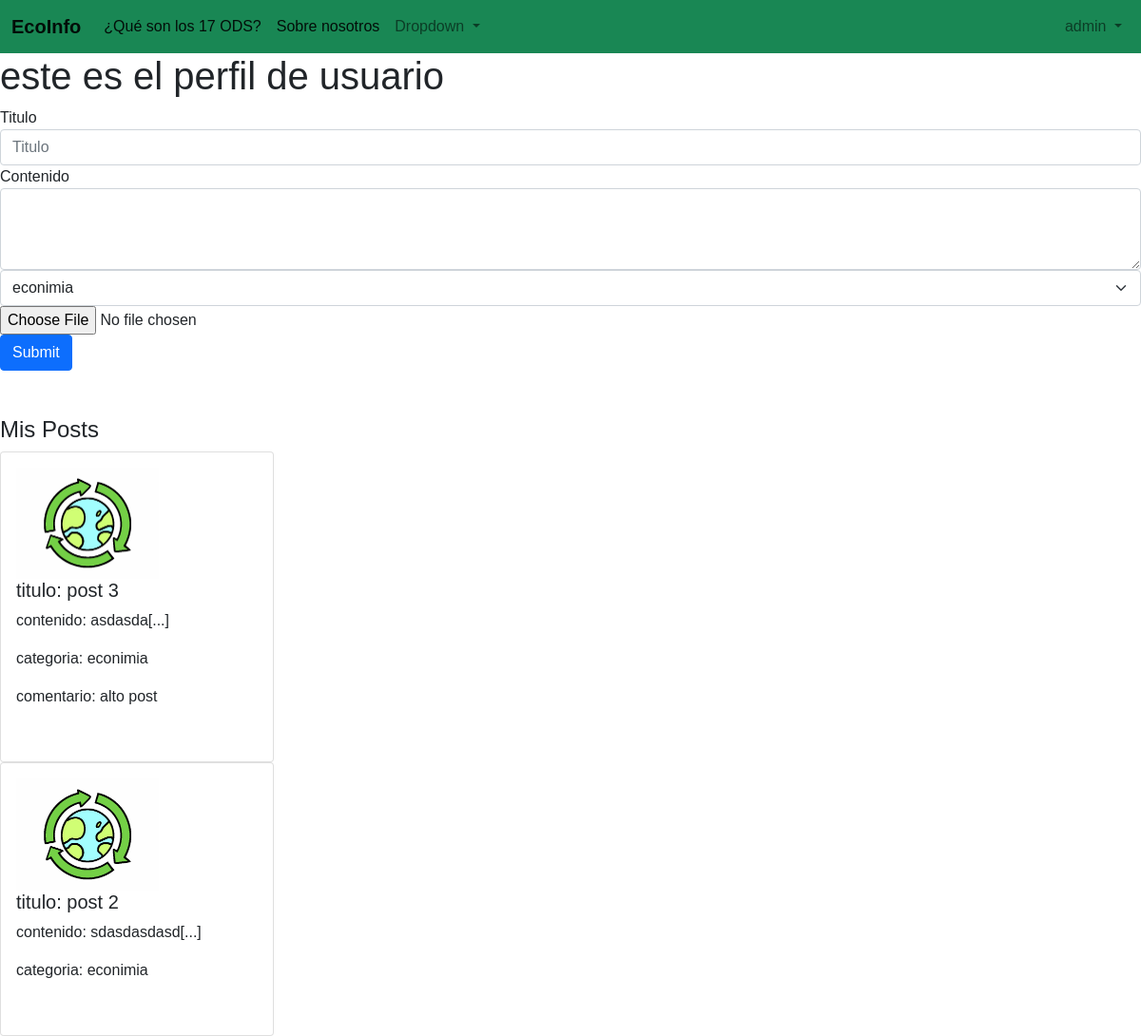
/perfil_usuario/ (signed in), run on an earlier commit of the app's database.
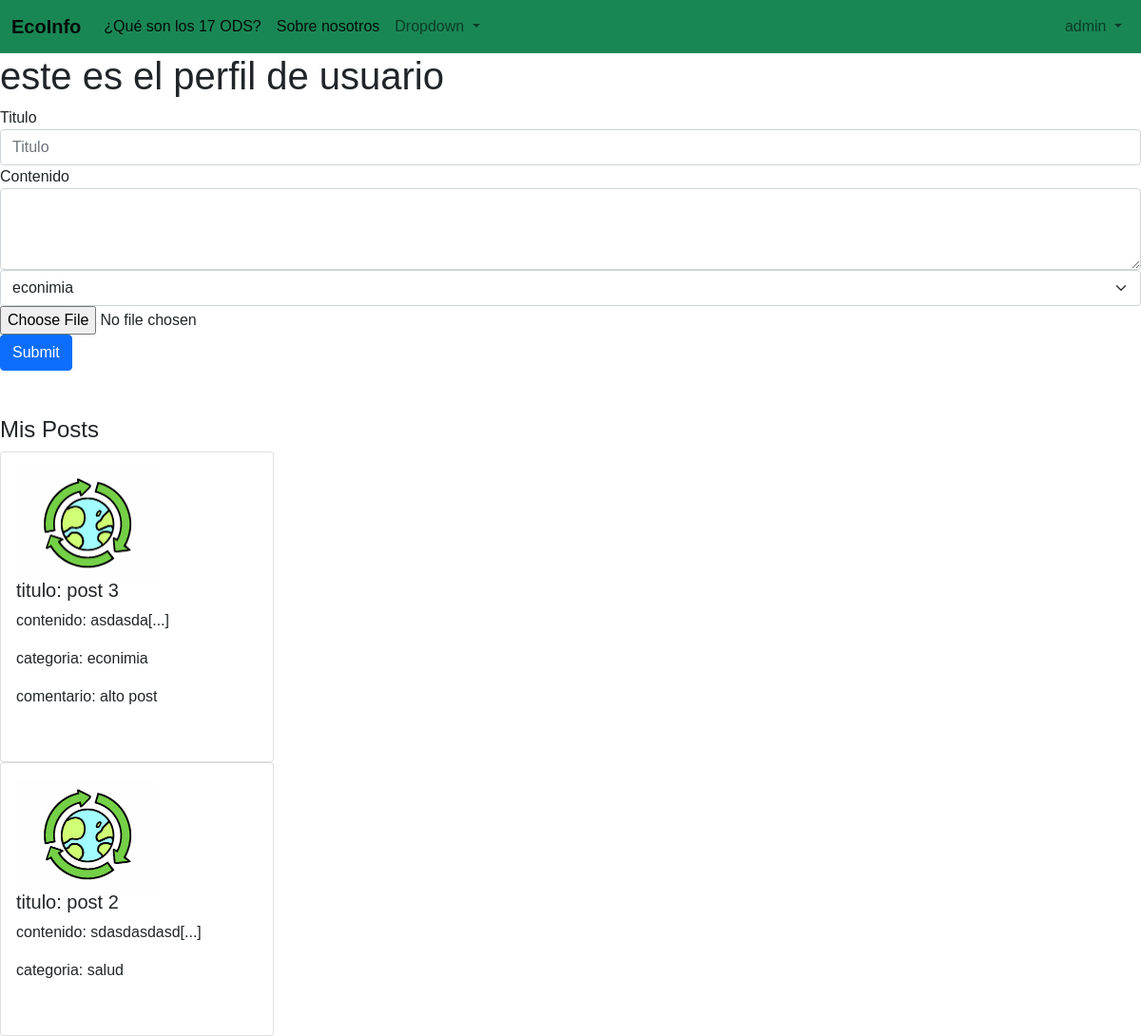
And on a later commit of the database.
### feed/models.py (models this page shows, shortened)
class post(models.Model):
    posteador = models.ForeignKey(User, on_delete=models.CASCADE, null=True)
    titulo = models.CharField(max_length=100)
    contenido = models.TextField()
    pre_contenido = models.TextField()
    categoria = models.ForeignKey(categoria, on_delete=models.CASCADE,  default=1, null=False)
    creado_en = models.DateTimeField(auto_now_add=True)
    actualizado_en = models.DateTimeField(auto_now=True)
    me_gusta = models.IntegerField(default=0)
    no_megusta = models.IntegerField(default=0)
    imagen = models.FileField(upload_to='imagenes_posts', default='post_default.jpg')
    visitas = models.IntegerField(default=0)

class categoria(models.Model):
    name = models.CharField(max_length=50)
    imagen = models.ImageField(upload_to='categoria',default='categoria_default.png')
    def __str__(self):
        return self.name

### feed/views.py (the view)
# urls.py: path('perfil_usuario/',views.perfil_usuario, name='perfil_usuario'),
@login_required
def perfil_usuario(request):
    posteos = post.objects.filter(posteador_id=request.user.id)
    comentarios = comentario.objects.filter(comentador_id=request.user.id)
    categorias = categoria.objects.all()
    return render(request,"perfil_usuario.html",{'posteos':posteos, 'comentarios':comentarios, 'categorias':categorias})

### feed/templates/perfil_usuario.html (shortened to what this page needs)
{% extends "base.html" %}
{% block content %}
    <h1>este es el perfil de usuario</h1>
    <form action="{% url 'agregar_post' %} " method="POST"  enctype="multipart/form-data"> {% csrf_token %}
        <div class="form-group">
            <label for="titulo">Titulo</label>
            <input type="text" class="form-control" id="txttitulo" name="txttitulo" placeholder="Titulo">
        </div>
        <div class="form-group">
            <label for="contenido">Contenido</label>
            <textarea class="form-control" id="txtcontenido" name="txtcontenido" rows="3"></textarea>
        </div>
        <div class="form-group">
            <select class="form-gourp form-select" name="txtcategoria" id="txtcategoria" required>
                {% for categoria in categorias %}
                    <option value="{{categoria.id}}" >{{categoria.name}}</option>
                {% endfor %}
              </select>
        </div>
        <div >
            <input type="file" id="txtimagen"  name="txtimagen">
        </div>
        <button type="submit" class="btn btn-primary">Submit</button>
    </form>
     <br>
     <br>
     <h4>Mis Posts</h4>
     {% for post in posteos %}
     <div class="card" style="width: 18rem;">
         <div class="card-body">
            <img src="{{post.imagen.url}}" alt="{{post.tipo_17_ODS}}" style="width:150px;">
             <h5 class="card-title">titulo: {{ post.titulo }}</h5>
             <p class="card-text">contenido: {{ post.pre_contenido }}</p>
             <p class="card-text">  categoria: {{post.categoria}} </p>
             {% for comentario in comentarios %}
             {% if comentario.post_id == post.id %}
                 <p class="card-text">comentario: {{ comentario.contenido }}</p>
             {% endif %}
             {% endfor %}
             <br>
         </div>
     </div>
 {% endfor %}
{% endblock %}

What changed in the data, as far as the page shows it:
changed post "post 2": categoria "econimia" → "salud"
